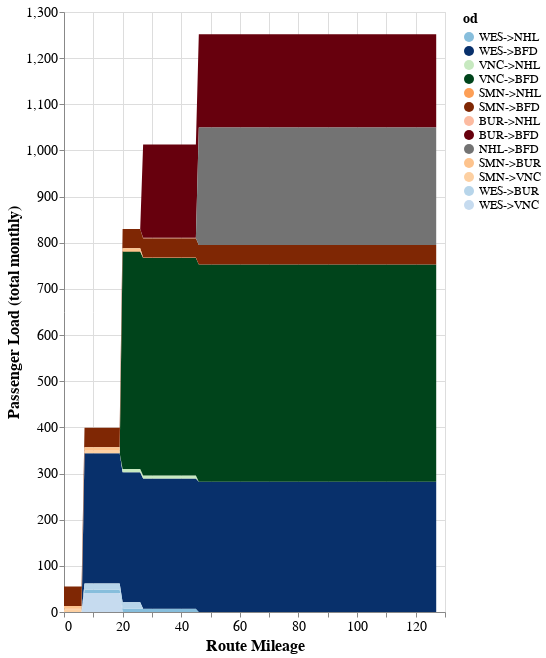

Notebook code for this chart:
### Code cell
chart

### Figure 1 — Vega specification as saved in the notebook (floating-point values rounded to 4 significant figures; data arrays with more than 128 entries replaced by an {"elided": "..."} marker saying what was removed)
{"$schema": "https://vega.github.io/schema/vega/v5.json", "data": [{"name": "source_0", "values": {"elided": "1664 records"}}, {"name": "source_0_x_domain_route_mileage", "values": [{"min": 0.0, "max": 127.0}]}], "marks": [{"type": "group", "name": "pathgroup", "from": {"facet": {"data": "source_0", "name": "faceted_path_main", "groupby": ["od"]}}, "encode": {"update": {"width": {"field": {"signal": null, "datum": null, "group": "width", "parent": null}}, "height": {"field": {"signal": null, "datum": null, "group": "height", "parent": null}}}}, "marks": [{"type": "area", "name": "marks", "from": {"data": "faceted_path_main"}, "sort": {"field": "x"}, "encode": {"update": {"orient": {"value": "vertical"}, "x": {"field": "route_mileage", "scale": "x"}, "y": {"field": "sum_ridership_end", "scale": "y"}, "fill": {"field": "od", "scale": "color"}, "defined": {"signal": "isValid(datum[\"route_mileage\"]) && isFinite(+datum[\"route_mileage\"]) && isValid(datum[\"sum_ridership\"]) && isFinite(+datum[\"sum_ridership\"])"}, "y2": {"field": "sum_ridership_start", "scale": "y"}, "tooltip": {"signal": "{\"departing_station\": isValid(datum[\"departing_station\"]) ? datum[\"departing_station\"] : \"\"+datum[\"departing_station\"], \"od\": isValid(datum[\"od\"]) ? datum[\"od\"] : \"\"+datum[\"od\"], \"ridership\": format(datum[\"ridership\"], \"\")}"}}}, "style": ["area"]}]}], "scales": [{"name": "x", "type": "linear", "domain": [{"signal": "(data(\"source_0_x_domain_route_mileage\")[0] || {}).min"}, {"signal": "(data(\"source_0_x_domain_route_mileage\")[0] || {}).max"}], "range": [0, {"signal": "width"}], "zero": false, "nice": true}, {"name": "y", "type": "linear", "domain": {"data": "source_0", "fields": ["sum_ridership_start", "sum_ridership_end"]}, "range": [{"signal": "height"}, 0], "zero": true, "nice": true}, {"name": "color", "type": "ordinal", "domain": ["WES->NHL", "WES->BFD", "VNC->NHL", "VNC->BFD", "SMN->NHL", "SMN->BFD", "BUR->NHL", "BUR->BFD", "NHL->BFD", "SMN->BUR", "SMN->VNC", "WES->BUR", "WES->VNC"], "range": ["#87bedc", "#08306b", "#c7e9c0", "#00441b", "#fd9f56", "#7f2704", "#fcbba1", "#67000d", "#737373", "#fdc38d", "#fdd0a2", "#b7d5ea", "#c6dbef"]}], "axes": [{"scale": "x", "grid": true, "labels": false, "ticks": false, "minExtent": 0, "aria": false, "gridScale": "y", "domain": false, "maxExtent": 0, "zindex": 0, "tickCount": {"signal": "ceil(width/40)"}, "orient": "bottom"}, {"scale": "y", "tickCount": {"signal": "ceil(height/40)"}, "domain": false, "zindex": 0, "labels": false, "minExtent": 0, "ticks": false, "orient": "left", "grid": true, "gridScale": "x", "aria": false, "maxExtent": 0}, {"scale": "x", "title": "Route Mileage", "orient": "bottom", "labelFlush": true, "labelOverlap": true, "tickCount": {"signal": "ceil(width/40)"}, "zindex": 0, "grid": false}, {"scale": "y", "zindex": 0, "labelOverlap": true, "title": "Passenger Load (total monthly)", "orient": "left", "tickCount": {"signal": "ceil(height/40)"}, "grid": false}], "width": 381, "height": 600, "style": "cell", "legends": [{"labelFontSize": 12, "symbolLimit": 0, "titleFontSize": 14, "fill": "color", "symbolType": "circle", "title": "od"}], "padding": 5, "config": {"axis": {"labelFontSize": 14, "titleFontSize": 16}}, "background": "white"}
